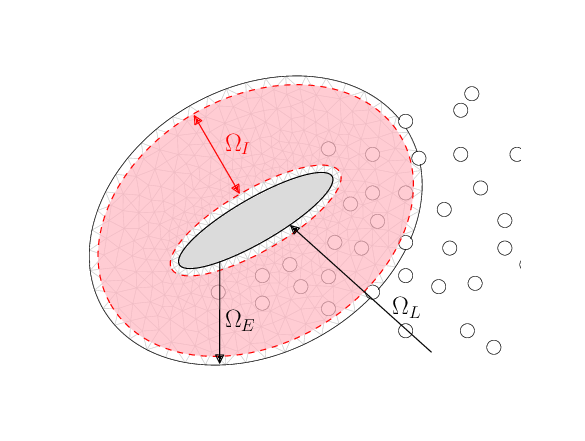

Python code for this plot:
"""

Plot the interpolation algorithm
"""


# Import packages
import numpy as np
import pylab as py
import matplotlib as mpl
from matplotlib import pyplot as plt

#from matplotlib.patches import Polygon
import scipy.interpolate as spinterp
import scipy.io as sio
#from mpl.patches import Polygon

#backends = ['pdf', 'pgf', 'Qt4Agg', 'GTK', 'GTKAgg', 'ps', 'agg', 'cairo', 
#            'MacOSX', 'GTKCairo', 'WXAgg', 'template', 'TkAgg', 'GTK3Cairo', 
#            'GTK3Agg', 'svg', 'WebAgg', 'CocoaAgg', 'emf', 'gdk', 'WX']

plt.ion()
py.close('all')
#py.switch_backend(backends[0])    

#py.ion()
#py.close('all')

# Rotation function
def rotate(xyPolygon,theta=30):
    theta= np.deg2rad(theta)
    return np.dot(np.array([[np.cos(theta), -np.sin(theta)], [np.sin(theta), np.cos(theta)]]),xyPolygon) 


# ----------------------------------------------------------

# Colormap (from carlos)
#colorMapFile = sio.loadmat('./COLORMAP_HOT_COLD.mat')
#colorMapData = colorMapFile['COLORMAP_HOT_COLD']
#colorMapHC = mpl.colors.ListedColormap(zip(colorMapData[:,0],colorMapData[:,1],colorMapData[:,2]))
#colorMapCold = mpl.colors.ListedColormap(zip(colorMapData[:64,0],colorMapData[:64,1],colorMapData[:64,2]))
#colorMapHot = mpl.colors.ListedColormap(zip(colorMapData[64:,0],colorMapData[64:,1],colorMapData[64:,2]))

# Daeninck's colormap
colorMapDaen = {}
colorMapDaen['levels'] = np.hstack((np.linspace(-20,0,11)[:-1], -0.2, 0.2, np.linspace(0,20,11)[1:]))/20.
colorMapDaen['colors'] = np.array([[0,1,180],[0,1,180],[0,0,232],[0,27,255],
                      	        [1,78,254],[0,129,255],[0,180,255],
                        	        [1,231,255],[26,254,227],[77,255,177],
                                   [204,204,254],[255,255,255],[254,204,203],
                                   [180,255,76],[229,255,24],[255,229,0],
                                   [255,178,0],[255,127,0],[255,76,1],
                                   [255,25,1],[230,0,0],[179,1,1],[179,1,1]])/255.
                                   
# Custom colormap
clim = 5     
cmap,norm = mpl.colors.from_levels_and_colors(colorMapDaen['levels']*clim,colorMapDaen['colors'],extend='both')
cmap.set_under('k',1.)

# jet Colormap
colorMap = 'jet'
jetCM = plt.cm.ScalarMappable(cmap=colorMap)
jetCM = jetCM.to_rgba(np.linspace(0,1,256))

# Latex Text
plt.rc('text', usetex=True)
plt.rc('font', family='serif')
# ----------------------------------------------------------


# ----------------------------------------------------------
# Load data

# Load the FE data
dataFE = np.load('dataFE_t4.npz')

# Make references
xFE = dataFE['x']
yFE = dataFE['y']
cellsFE = dataFE['cells']
wFE = dataFE['vorticity']
contourLevelsFE = dataFE['contourLevels']

# ----------------------------------------------------------

# ----------------------------------------------------------
# Define the geometries

# Square
#theta= np.deg2rad(30) # Angle
# Coordinates
xySquare  = np.array([[-1, 1, 1, -1, -1],
                      [-1, -1, 1, 1, -1]])


# Initial set of blobs
xB = np.array([0,0.35,1,1,1.3,1.3,1.3,1.3,1.3,1.6,1.65,1.7,
	       1.8,1.86,1.8,2.1,1.9,2.2,2.2,2.5,2.4,2.31,0.6,
	       0.9,0.8,1,0.6,0.5*1.2,0.5*2.84,0.5*2.09,
	       0.5*0.5,0.5*1.315,-0.4,0.5*3.86,0.5*3.96,0.])*1.25
        
yB = (np.array([1.5,1.2,1.3, -1.2,2,-0.5,-1.8,0.4,1,1.2,-0.2,
		.5,-2,2,-1.2,2.3,-2.3,0,0.5,2,0.8,-1.2,-1.3,
		0.5,-0.3,-0.5,1.6,1.02,-1.13,0.015,0.8,
		0.397,-1*2*-0.65,1.14,-0.59,-1*2.*-0.5])*0.5)*-1.25

# Lagrangian grid
hLagr = 0.3
xLagr = np.arange(-5-hLagr*0.5,5+hLagr+hLagr*0.5,hLagr)
XLagr,YLagr = np.meshgrid(xLagr,xLagr)

# Integrator
beta = np.linspace(-np.pi,np.pi,1000)

# Ellipse
widthSurf = 2.
heightSurf = 2.*0.25
widthFE   = 4.
heigthFE   = 4.*0.75
# Body polygon
xyEllipse = rotate(np.array([0.5*widthSurf*np.cos(beta),
                             0.5*heightSurf*np.sin(beta)]))


# FE mesh boundary polygon
xyBoundsFE = [-2,2,-1.5,1.5]
xyFEBoundary = rotate(np.array([(0.5+np.spacing(1e12))*widthFE*np.cos(beta),
                                (0.5+np.spacing(1e12))*heigthFE*np.sin(beta)]))

# Surface polygon
dSurf = 0.1
xySurfacePoly = rotate(np.array([(0.5*widthSurf+dSurf)*np.cos(beta),
                                 (0.5*heightSurf+dSurf)*np.sin(beta)]))



# Boundary polygon
dBdry = 0.1
xyBoundaryPoly = rotate(np.array([(0.5*widthFE-dBdry)*np.cos(beta),
                                  (0.5*heigthFE-dBdry)*np.sin(beta)]))


xyPanel = rotate(np.array([(0.5*widthSurf+0.3*dSurf)*np.cos(beta),
                           (0.5*heightSurf+0.3*dSurf)*np.sin(beta)]))


# ----------------------------------------------------------

# ----------------------------------------------------------
# Make patches

# Body
#ellipseBody = mpl.patches.Ellipse(xy=[0.,0.], width=wSurf,height=hSurf,angle=30.,
#                                  fill=True,lw=1,facecolor='LightGrey',zorder=100)

# FE mesh boundary
#ellipseFE = mpl.patches.Ellipse(xy=[0.,0.], width=wFE,height=hFE,angle=30.,
                                  #fill=True,lw=0.5,facecolor='None',zorder=3)



# Ellipse
ellipse = mpl.path.Path(xyEllipse.T,closed=True)

ellipseL = mpl.path.Path(xyEllipse.T + np.array([-2.5,0]),closed=True)
ellipseR = mpl.path.Path(xyEllipse.T + np.array([2.5,0]),closed=True)
squareN = mpl.path.Path(np.array([[-1, 1, 1, -1, -1],
                                  [-0.5, -0.5, 0.5, 0.5, -0.5]]).T,closed=True)

# Square Patch
#squarePatch = mpl.patches.PathPatch(square,facecolor='orange',lw=2)
#squarePatch = mpl.patches.PathPatch(square,fill=True,hatch='/',lw=2,rasterized=False,facecolor='w')
#
## Surface Polygon
surface = mpl.path.Path(xySurfacePoly.T,closed=True)
##surfacePatch = mpl.patches.PathPatch(surface,fill=False,lw=2,rasterized=False)
#
## Boundary Polygon
boundary = mpl.path.Path(xyBoundaryPoly.T,closed=True)
##squarePatch = mpl.patches.PathPatch(square,fill=False,hatch='//',lw=2,rasterized=False)
#
## FE Boundary
FEboundary = mpl.path.Path(xyFEBoundary.T,closed=True)
##squarePatch = mpl.patches.PathPatch(square,fill=False,hatch='//',lw=2,rasterized=False)
#
## Interpolation region
interpRegion = mpl.path.Path(vertices=np.concatenate([surface.vertices[::-1], boundary.vertices]),
                             codes=np.concatenate([surface.codes, boundary.codes]))

# ----------------------------------------------------------


# ----------------------------------------------------------
# Calculations

clim = 5
cmap,norm = mpl.colors.from_levels_and_colors(colorMapDaen['levels']*clim,colorMapDaen['colors'],extend='both')


## Determine the cells inside
inside = FEboundary.contains_points(np.vstack((xFE,yFE)).T)
xFEI   = xFE[inside]
yFEI   = yFE[inside]
wFEI   = wFE[inside]

# Determine the cells inside
inside = boundary.contains_points(np.vstack((xB,yB)).T)
xBO    = xB[~inside]
yBO    = yB[~inside]

# Determine the lagrangian nodes inside the interp region
insideS = surface.contains_points(np.vstack((XLagr.flatten(),YLagr.flatten())).T)
insideB = boundary.contains_points(np.vstack((XLagr.flatten(),YLagr.flatten())).T)
insideBoth = np.where(~insideS & insideB)[0]
XL = XLagr.flatten()[insideBoth]
YL = YLagr.flatten()[insideBoth]

# Generate structured grid
#xStructured = np.arange(xyBoundsFE[0]-hLagr*0.5,xyBoundsFE[1]+hLagr*0.5*1.5,hLagr*0.5)
#yStructured = np.arange(xyBoundsFE[2]-hLagr*0.5,xyBoundsFE[3]+hLagr*0.5*1.5,hLagr*0.5)
xStructured = np.arange(xyBoundsFE[0]-hLagr*0.5,xyBoundsFE[1]+hLagr*0.5*1.5,hLagr)
yStructured = np.arange(xyBoundsFE[2]-hLagr*0.5,xyBoundsFE[3]+hLagr*0.5*1.5,hLagr)
xStructured, yStructured = np.meshgrid(xStructured,yStructured)
nStructured = xStructured.shape
xStructured, yStructured = rotate(np.vstack((xStructured.flatten(),yStructured.flatten()))).reshape(2,nStructured[0],nStructured[1])

# Interpolate daa
wStructured = spinterp.griddata(np.vstack((xFEI,yFEI)).T, wFEI, 
                                np.vstack((xStructured.flatten(),
                                           yStructured.flatten())).T).reshape(nStructured[0],nStructured[1])#method='nearest'                                

#masked_array = np.ma.masked_where(np.isnan(wStructured),wStructured)
#wTemp = wStructured.copy()
wStructured[np.isnan(wStructured)] = 0.
#wTemp[np.isnan(wStructured)] = 0.

# Interpolate from Structured grid to blobs
WL = spinterp.griddata(np.vstack((xStructured.flatten(),yStructured.flatten())).T, wStructured.flatten(),
                       np.vstack((XL,YL)).T,method='linear')
                       
selected = np.abs(WL)>0.1

# ----------------------------------------------------------

# ----------------------------------------------------------
# Plot hybrid formation

# Set up plot
fig = py.figure(4)
ax  = fig.add_subplot(111)

# Plot domains:

# Plot Eulerian grid
py.triplot(xFEI,yFEI,color='0.75',lw=0.5,zorder=1)

# Plot ellipse
ax.add_patch(mpl.patches.PathPatch(ellipse,fill=True,lw=1,facecolor='LightGrey',zorder=3))

# Plot blobs
py.scatter(xB+0.075,yB,s=200,c='w',lw=0.5,zorder=4)

# Plot interp-region
col = mpl.collections.PathCollection([interpRegion], lw=0, color='None',facecolor='LightPink', alpha=0.7, zorder=5)
ax.add_collection(col)

# Plot Boundaries:

# Plot Eulerian boundary
py.plot(xyFEBoundary[0],xyFEBoundary[1],'k-',lw=0.5,zorder=2)

# Plot Interpolation region boundaries
py.plot(xySurfacePoly[0],xySurfacePoly[1],  'r--',zorder=6)
py.plot(xyBoundaryPoly[0],xyBoundaryPoly[1],'r--',zorder=6)


# Plot annotation lines

# Interpolation domain
#ax.annotate('$\Omega_{int}$',xy=(0.,0.8),fontsize=25,zorder=10)

# Eulerian domain
ax.annotate('$\Omega_{E}$',xy=(-0.35,-1.25),fontsize=25,zorder=10)
ax.annotate(r'', xy=(xyEllipse[0,150],xyEllipse[1,150]), xycoords='data',fontsize=20,
            xytext=(xyFEBoundary[0,150],xyFEBoundary[1,150]),textcoords='data',
            arrowprops=dict(arrowstyle="<|-", color="k", shrinkA=1, shrinkB=0,
                            patchA=None, patchB=None, connectionstyle="arc3,rad=0.",),zorder=9)

# Eulerian domain
ax.annotate('$\Omega_{L}$',xy=(1.55,-1.1),fontsize=25,zorder=10)
ax.annotate(r'', xy=(xyEllipse[0,300],xyEllipse[1,300]), xycoords='data',fontsize=20,
            xytext=(2,-1.5),textcoords='data',
            arrowprops=dict(arrowstyle="-|>", color="k", shrinkA=1, shrinkB=0,
                            patchA=None, patchB=None, connectionstyle="arc3,rad=0.",),zorder=9)
                            
                            
# Eulerian domain
ax.annotate('$\Omega_{I}$',xy=(-0.35,0.75),fontsize=25,zorder=10,color='r')
ax.annotate(r'', xy=(xySurfacePoly[0,-250],xySurfacePoly[1,-250]), xycoords='data',fontsize=20,
            xytext=(xyBoundaryPoly[0,-250],xyBoundaryPoly[1,-250]),textcoords='data',
            arrowprops=dict(arrowstyle="<|-|>", color="r", shrinkA=1, shrinkB=0,
                            patchA=None, patchB=None, connectionstyle="arc3,rad=0.",),zorder=9)                            


# Axis modifications
py.axis('scaled')
py.axis([-2,3,-2,2])
py.axis('off')


py.savefig('./interpolationDomainExpanded.pdf')
# ----------------------------------------------------------





















# ----------------------------------------------------------
# Plot hybrid formation
'''
fig = py.figure(41)
ax  = fig.add_subplot(111)

# Plot Eulerian grid
py.triplot(rotate(np.vstack((xFEI,yFEI)),-30)[0],
           rotate(np.vstack((xFEI,yFEI)),-30)[1]*0.5,color='0.75',lw=0.5,zorder=1)
# Plot Eulerian boundary
py.plot(xyFEBoundary[0],xyFEBoundary[1]*0.5,'k-',lw=0.5,zorder=2)
# Plot square
ax.add_patch(mpl.patches.PathPatch(squareN,fill=True,hatch='//',lw=1,facecolor='w',zorder=3))
# Plot blobs
xyBlobsTemp = rotate(np.vstack((xB,yB)),-60-30)*0.5
xyBlobsTemp[1] *= 0.5
xyBlobsTemp[1] -= 0.5
xyBlobsTemp = xyBlobsTemp[:,np.abs(xyBlobsTemp[1])>0.7]
xyBlobsTemp = xyBlobsTemp[:,xyBlobsTemp[0]>-0.475]
#xyBlobsTemp[1] -= 0.75
py.scatter(xyBlobsTemp[0],
           -xyBlobsTemp[1],s=600,c='w',lw=1,zorder=4)

# Plot lines
py.plot([-1,1],[0.7,0.7],'k--',lw=1,zorder=5)

py.plot([-1,1],[0.52,0.52],'k-',lw=5,zorder=5)

# Draw arrow
ax.arrow(-0.8,0.7,0,1.0,head_width=0.025,head_length=0.05,fc='k',ec='k',zorder=10)
ax.arrow(-0.7,0.5,0,0.15,head_width=0.025,head_length=0.05,fc='k',ec='k',zorder=10)
ax.arrow(0.7,1.5,0,-1+0.05,head_width=0.025,head_length=0.05,fc='k',ec='k',zorder=3)

# Add text
ax.annotate(r'$\Omega_{E}$', xy=(0.5, 0.55),fontsize=25,zorder=20)
ax.annotate(r'$\Omega_{P}$', xy=(-0.6, 0.55),fontsize=25,zorder=20)
ax.annotate(r'$\Omega_{B}$', xy=(-0.7, 1.25),fontsize=25,zorder=20)
ax.annotate(r'$\gamma(s)$', xy=(0, 0.575),fontsize=20,zorder=20)
ax.annotate(r'$\omega_i$', xy=(0.2, 1.7),fontsize=20,zorder=20)
ax.annotate(r'\textsf{body}$', xy=(-0.4, 0.4),fontsize=15,zorder=20,backgroundcolor='w')

py.axis('scaled')
py.axis([-0.9,0.9,0.35,2])
py.axis('off')
#py.plot([-5,5,5,-5,-5],[-5,-5,5,5,-5],'k--')

py.savefig('./hybrid_domains.pdf')
'''
# ----------------------------------------------------------


# ----------------------------------------------------------
# Plot hybrid formation
'''
fig = py.figure(41)
ax  = fig.add_subplot(111)

# Plot Eulerian grid
py.triplot(rotate(np.vstack((xFEI,yFEI)),-30)[0],
           rotate(np.vstack((xFEI,yFEI)),-30)[1]*0.5,color='0.75',lw=0.5,zorder=1)
# Plot Eulerian boundary
py.plot(xyFEBoundary[0],xyFEBoundary[1]*0.5,'k-',lw=0.5,zorder=2)
# Plot square
ax.add_patch(mpl.patches.PathPatch(squareN,fill=True,hatch='//',lw=1,facecolor='w',zorder=3))
# Plot blobs
xyBlobsTemp = rotate(np.vstack((xB,yB)),-60-30)*0.5
xyBlobsTemp[1] *= 0.5
xyBlobsTemp[1] -= 0.5
xyBlobsTemp = xyBlobsTemp[:,np.abs(xyBlobsTemp[1])>0.7]
xyBlobsTemp = xyBlobsTemp[:,xyBlobsTemp[0]>-0.475]
#xyBlobsTemp[1] -= 0.75
py.scatter(xyBlobsTemp[0],
           -xyBlobsTemp[1],s=600,c='w',lw=1,zorder=4)

# Plot lines
interpRegTemp = mpl.path.Path(np.array([[-1, 1, 1, -1, -1],
                                        [0.7,0.7,1.3,1.3,0.7]]).T,closed=True)


#py.plot([-1,1,1,-1,-1],[0.7,0.7,1.3,1.3,0.7],'k--',lw=1,zorder=5)
ax.add_patch(mpl.patches.PathPatch(interpRegTemp,fill=True,lw=0,facecolor='LightPink', alpha=0.7,zorder=5))
py.plot([-1, 1, 1, -1, -1],[0.7,0.7,1.3,1.3,0.7],'r--',zorder=6)

py.plot([-1,1],[0.52,0.52],'k-',lw=5,zorder=5)

# Draw arrow
ax.annotate("",(-0.7,0.5),(-0.7,0.7),arrowprops={'arrowstyle':'<|-|>','fc':'r','ec':'r'},zorder=20)
ax.annotate("",(-0.7,1.3),(-0.7,1.5),arrowprops={'arrowstyle':'<|-|>','fc':'r','ec':'r'},zorder=20)

# Add text
ax.annotate(r'$\Omega_{P}$', xy=(0.3, 0.55),fontsize=25,zorder=20)
ax.annotate(r'$d_{\mathrm{surf}}\cdot{h}$', xy=(-0.6, 0.57),fontsize=15,zorder=20)
ax.annotate(r'$d_{\mathrm{bdry}}\cdot{h}$', xy=(-0.6, 1.37),fontsize=15,zorder=20)
ax.annotate(r'\textsf{body}$', xy=(-0.4, 0.4),fontsize=15,zorder=20,backgroundcolor='w')

py.axis('scaled')
py.axis([-0.9,0.9,0.35,2])
py.axis('off')

py.savefig('./hybrid_domains_withInterpReg.pdf')
'''

# ----------------------------------------------------------



# ----------------------------------------------------------
# Plot hybrid formation with Eulerina data
'''
fig = py.figure(5)
ax  = fig.add_subplot(111)


# Plot Vorticity
#py.tripcolor(xFEI,yFEI,wFEI,contourLevelsFE,rasterized=True,zorder=1)
py.tripcolor(xFEI,yFEI,wFEI,norm=norm,cmap=cmap,rasterized=True,zorder=1)
py.clim(-clim,clim)
# Plot Eulerian grid
py.triplot(xFEI,yFEI,color='0.75',lw=0.5,zorder=2)
# Plot Eulerian boundary
py.plot(rotate(xyFEBoundary)[0],rotate(xyFEBoundary)[1],'k-',lw=0.5,zorder=3)
# Plot square
ax.add_patch(mpl.patches.PathPatch(square,fill=True,lw=1,facecolor='LightGrey',zorder=4))
# Plot blobs
py.scatter(xB,yB,s=100,c='w',lw=1,zorder=5)

py.axis('scaled')
py.axis([-5,5,-5,5])
py.axis('off')

# Add text
ax.annotate(r'$\partial \Omega_{E}$', xy=(-0.4, 3.75),fontsize=15,zorder=20)
ax.annotate(r'$\partial \Omega_{\mathrm{wall}}$', xy=(-0.8, -0.6),fontsize=15,zorder=20)
ax.annotate(r'$\Omega_{E}$', xy=(-3, 0.5),fontsize=25,zorder=20)
                           

#py.plot([-5,5,5,-5,-5],[-5,-5,5,5,-5],'k--')
py.savefig('./hybridwithData.pdf')
'''
# ----------------------------------------------------------

# ----------------------------------------------------------
# Plot definition of the interpolation region according to stock
'''
fig = py.figure(6)
ax  = fig.add_subplot(111)

# Plot Eulerian grid
py.triplot(xFEI,yFEI,color='0.5',lw=0.5,zorder=1)
# Plot Eulerian boundary
py.plot(xyFEBoundary[0],xyFEBoundary[1],'k-',lw=0.5,zorder=2)


# Plot the bounding box
xyBBOX = np.hstack((np.min(xyBoundaryPoly,axis=1),np.max(xyBoundaryPoly,axis=1)))
py.plot([xyBBOX[0],xyBBOX[2],xyBBOX[2],xyBBOX[0],xyBBOX[0]],
        [xyBBOX[1],xyBBOX[1],xyBBOX[3],xyBBOX[3],xyBBOX[1]],'g:',lw=2)

# Plot square
ax.add_patch(mpl.patches.PathPatch(ellipse,fill=True,lw=1,facecolor='LightGrey',zorder=3))
# Plot blobs
py.scatter(xB,yB,s=100,c='w',lw=1,zorder=4)
# Plot interp-region
#col = mpl.collections.PathCollection([interpRegion], lw=0, color='None',facecolor='LightPink', alpha=0.7, zorder=5)
#ax.add_collection(col)
ax.add_patch(mpl.patches.PathPatch(boundary, lw=0, facecolor='LightPink', alpha=0.7, zorder=5))
# Plot interp region boundary lines
#py.plot(xySurfacePoly[0],xySurfacePoly[1],'r--',zorder=6)
py.plot(xyBoundaryPoly[0],xyBoundaryPoly[1],'r--',zorder=6)

py.axis('scaled')
py.axis([-3,3,-3,3])
py.axis('off')

# Draw arrow
## Add text
#ax.annotate(r'$\partial \Omega_{E}$', xy=(-0.60, 3.75),fontsize=20,zorder=20)
#ax.annotate(r'$\partial \Omega_{p}$', xy=(-0.266, 0.2), xycoords='data',fontsize=20,xytext=(-0.2, 0.6), textcoords='data',
#           arrowprops=dict(arrowstyle="->", color="k", shrinkA=5, shrinkB=5,
#                           patchA=None, patchB=None,
#                           connectionstyle="arc3,rad=0.2",),zorder=20)
#ax.annotate(r'$\partial \Omega_{\mathrm{wall}}$', xy=(-2.5, -0.75),fontsize=20,zorder=20)
#ax.annotate(r'$\partial \Omega_{int}$', xy=(-1.2, -1.3), xycoords='data',fontsize=20,xytext=(-0.4, -0.7), textcoords='data',
#           arrowprops=dict(arrowstyle="->", color="k", shrinkA=5, shrinkB=5,
#                           patchA=None, patchB=None,
#                           connectionstyle="arc3,rad=0.2",),zorder=20)
ax.annotate('', xy=(-1.2, -1.3), xycoords='data',fontsize=20,xytext=(-0.4, -0.7), textcoords='data',
           arrowprops=dict(arrowstyle="->", color="k", shrinkA=5, shrinkB=5,
                           patchA=None, patchB=None,
                           connectionstyle="arc3,rad=0.2",),zorder=20)
ax.text(-0.45,-0.75,r'$\partial \Omega_{int}$',fontsize=20,zorder=20)


#          
#ax.annotate(r'$\{\partial \Omega_{int}\}_{\mathrm{BBOX}}$', xy=(-0.71, 1.57), xycoords='data',fontsize=20,xytext=(-0.25, 2.5), textcoords='data',
#           arrowprops=dict(arrowstyle="->", color="k", shrinkA=5, shrinkB=5,
#                           patchA=None, patchB=None,
#                           connectionstyle="arc3,rad=0.2",),zorder=20)
            
ax.annotate('', xy=(-0.71, 1.57), xycoords='data',fontsize=20,xytext=(-0.1, 2.), textcoords='data',
           arrowprops=dict(arrowstyle="->", color="k", shrinkA=5, shrinkB=5,
                           patchA=None, patchB=None,
                           connectionstyle="arc3,rad=0.2",),zorder=20)
ax.text(-0.1,2.,r'$\{\partial \Omega_{int}\}_{\mathrm{BBOX}}$'   ,fontsize=20,zorder=20)                           
ax.text(-1,1.8,r'$1$',fontsize=15,zorder=20)                           
ax.add_patch(mpl.patches.Circle((-0.93,1.88),0.15,fc='0.8'))
ax.text(-1.4,-0.9,r'$2$',fontsize=15,zorder=20)                           
ax.add_patch(mpl.patches.Circle((-1.34,-0.82),0.15,fc='0.8',zorder=19))

#r     
#ax.annotate(r'$\Omega_{int}$', xy=(-0.6, -1.125),fontsize=25,zorder=20)


#py.plot([-5,5,5,-5,-5],[-5,-5,5,5,-5],'k--')
#
py.savefig('./interpRegion.pdf')
'''
# ----------------------------------------------------------


# ----------------------------------------------------------
# Plot removing particles in the outer polygon 
#
#fig = py.figure(7)
#ax  = fig.add_subplot(111)
#
## Plot Eulerian grid
#py.triplot(xFEI,yFEI,color='0.5',lw=0.5,zorder=1)
## Plot Eulerian boundary
#py.plot(xyFEBoundary[0],xyFEBoundary[1],'k-',lw=0.5,zorder=2)
## Plot square
#ax.add_patch(mpl.patches.PathPatch(ellipse,fill=True,lw=1,facecolor='LightGrey',zorder=3))
## Plot blobs
#py.scatter(xBO,yBO,s=100,c='w',lw=1,zorder=4)
## Plot interp-region
##col = mpl.collections.PathCollection([interpRegion], facecolor='LightPink', alpha=0.8, zorder=10, lw=0)
##ax.add_patch(mpl.patches.PathPatch(interpRegion,fill=True,lw=0,facecolor='Yellow',alpha=0.8,zorder=10)) #Lime, LawnGreen
##ax.add_collection(col)
##ax.set_clip_path(mpl.patches.Polygon(xySurfacePoly.T))
#
##py.plot(rotate(xySurfacePoly)[0],rotate(xySurfacePoly)[1],'r--',zorder=11)
#py.plot(xyBoundaryPoly[0],xyBoundaryPoly[1],'r--',zorder=4)
#
#py.axis('scaled')
#py.axis([-3,3,-3,3])
#py.axis('off')
#py.plot([-5,5,5,-5,-5],[-5,-5,5,5,-5],'k--')
#
#ax.text(-1.4+2.75,-0.9+2.75,r'$3$',fontsize=15,zorder=20)                           
#ax.add_patch(mpl.patches.Circle((-1.34+2.75,-0.82+2.75),0.15,fc='0.8',zorder=19))
#
#py.savefig('./particleRemoved.pdf')

# ----------------------------------------------------------


# ----------------------------------------------------------
# Generating particles inside the interpolation region, onto the Lagrangian grid

#fig = py.figure(8)
#ax  = fig.add_subplot(111)
#
## Plot the lagrangian grid
#py.plot(XLagr,YLagr,alpha=0.5,color='Lime',zorder=1,lw=0.5)
#py.plot(XLagr.T,YLagr.T,alpha=0.5,color='Lime',zorder=1,lw=0.5)
## Plot Eulerian boundary
#py.plot(xyFEBoundary[0],xyFEBoundary[1],'k-',lw=0.5,zorder=2)
## Plot square
#ax.add_patch(mpl.patches.PathPatch(ellipse,fill=True,lw=1,facecolor='LightGrey',zorder=3))
## Plot blobs (outside)
#py.scatter(xBO,yBO,s=80,c='w',lw=1,zorder=4,edgecolor='0.75')
## Plot the blobs inside
#py.scatter(XL,YL,s=80,c='w',lw=1,zorder=4)
## Plot interpolation boundary lines
#py.plot(xySurfacePoly[0],xySurfacePoly[1],'r--',zorder=5)
#py.plot(xyBoundaryPoly[0],xyBoundaryPoly[1],'r--',zorder=5)
#
#py.axis('scaled')
#py.axis([-3,3,-3,3])
#py.axis('off')
#
#py.savefig('./generatedParticles.pdf')

# ----------------------------------------------------------

# ----------------------------------------------------------
# Interpolate the mesh data from FE to structured grid

#fig = py.figure(9)
#ax  = fig.add_subplot(111)
#
## Plot mesh
#py.triplot(xFEI-2.5,yFEI,'-',color='0.5',lw=0.5,zorder=1)
## Plot square
#ax.add_patch(mpl.patches.PathPatch(ellipseL,fill=True,lw=0,facecolor='LightGrey',edgecolor='None',zorder=2))
#ax.add_patch(mpl.patches.PathPatch(ellipseR,fill=True,lw=0,facecolor='LightGrey',edgecolor='None',zorder=2))
## Plot the structured grid
#py.plot(xStructured+2.5,yStructured,'-',color='0.5',zorder=1,lw=0.5)
#py.plot(xStructured.T+2.5,yStructured.T,'-',color='0.5',zorder=1,lw=0.5)
#
## Add annotation
#ax.annotate("", xy=(2, 1.75), xycoords='data',xytext=(-1.5, 1.75), textcoords='data',
#            arrowprops=dict(arrowstyle="->", color="k", shrinkA=5, shrinkB=5,
#                            patchA=None, patchB=None,
#                            connectionstyle="arc3,rad=-0.5",),)
#
#py.axis('scaled')
#py.axis([-5,5,-4,4])
#py.axis('off')
##py.plot([-10,10,10,-10,-10],[-5,-5,6,6,-5],'k--')
#
#py.savefig('./interpolation_FE2StructuredGrid.pdf')

# ----------------------------------------------------------


# ----------------------------------------------------------
# Interpolate the mesh data from FE to structured grid

#fig = py.figure(91)
#ax  = fig.add_subplot(111)
#
## Plot mesh
#py.triplot(xFEI,yFEI,'-',color='silver',lw=0.5,zorder=1)
## Plot square
#ax.add_patch(mpl.patches.PathPatch(ellipse,fill=True,lw=0,facecolor='LightGrey',edgecolor='None',zorder=2))
## Plot the structured grid
#py.plot(xStructured,yStructured,'-',color='LightCoral',zorder=1,lw=0.5)
#py.plot(xStructured.T,yStructured.T,'-',color='LightCoral',zorder=1,lw=0.5)
#
## Add annotation
##ax.annotate("", xy=(2, 1.75), xycoords='data',xytext=(-1.5, 1.75), textcoords='data',
##            arrowprops=dict(arrowstyle="->", color="k", shrinkA=5, shrinkB=5,
#                            #patchA=None, patchB=None,
#                            #connectionstyle="arc3,rad=-0.5",),)
#
## Draw xis
##ax.arrow(xStructured[0,0],yStructured[0,0],rotate([0.,0.5])[0],rotate([0.,0.5])[1],head_width=0.1,head_length=0.1,fc='k',ec='k',zorder=10,lw='0.5')
##ax.arrow(xStructured[0,0],yStructured[0,0],rotate([0.5,0.])[0],rotate([0.5,0.])[1],head_width=0.1,head_length=0.1,fc='k',ec='k',zorder=10,lw='0.5')
#
#ax.arrow(0.,0.,rotate([0.,0.5])[0],rotate([0.,0.5])[1],head_width=0.1,head_length=0.1,fc='k',ec='k',zorder=10,lw='0.5')
#ax.arrow(0.,0.,rotate([0.5,0.])[0],rotate([0.5,0.])[1],head_width=0.1,head_length=0.1,fc='k',ec='k',zorder=10,lw='0.5')
#
#
#py.axis('scaled')
#py.axis([-3,3,-3,3])
#py.axis('off')
#
#py.plot(xStructured[0,0],yStructured[0,0],'ko')
#py.plot([xStructured[0,0], xStructured[0,0]+2.],[yStructured[0,0],yStructured[0,0]],'k--',lw=0.5)
#
#
#ax.annotate(r'$(x_o,y_o)_{str}$', xy=(xStructured[0,0]-0.4, yStructured[0,0]-0.3),fontsize=12,zorder=20)
#ax.annotate(r'$\theta_{\mathrm{loc}}$', xy=(0.55, -2.2),fontsize=12,zorder=20)
##ax.annotate(r"$y'$", xy=rotate([-0.25, 0.9])+2.,fontsize=13,zorder=20)
##ax.annotate(r"$x'$", xy=rotate([0.65, -0.15])+([xStructured[0,0], yStructured[0,0]]),fontsize=13,zorder=20)
##ax.annotate(r"$y'$", xy=rotate([-0.3, 0.5])+([xStructured[0,0], yStructured[0,0]]),fontsize=13,zorder=20)
#ax.annotate(r"$x'$", xy=rotate([0.5, -0.15]),fontsize=13,zorder=20)
#ax.annotate(r"$y'$", xy=rotate([-0.3, 0.5]),fontsize=13,zorder=20)
#
#ax.annotate("", xy=(xStructured[0,0]+1.5, yStructured[0,0]), xycoords='data',xytext=(xStructured[0,0]+1.5-0.25, yStructured[0,0]+0.75), textcoords='data',
#            arrowprops=dict(arrowstyle="<|-|>", color="k", shrinkA=5, shrinkB=5,
#                            patchA=None, patchB=None,
#                            connectionstyle="arc3,rad=-0.2",),)
#
#
#py.plot([-3,3,3,-3,-3],[-3,-3,3,3,-3],'k--')

#py.savefig('./interpolation_FE2andStructuredGrid.pdf')

# ----------------------------------------------------------



# ----------------------------------------------------------
# Interpolate the mesh data from FE to structured grid
'''
fig = plt.figure(10)
ax  = fig.add_subplot(111)

# Plot Vorticity on FE
##py.tripcolor(xFEI-5,yFEI,wFEI,contourLevelsFE,rasterized=True,zorder=1,cmap=colorMapHC)
plt.tripcolor(xFEI-2.5,yFEI,wFEI,norm=norm,cmap=cmap,rasterized=True,zorder=1,shading='gouraud')
plt.clim(-5,5)

# Plot vorticity on structureed
#py.pcolormesh(xStructured+5,yStructured,wStructured,rasterized=True,zorder=1,cmap=colorMapHC)
#wStructuredPlot = np.ma.masked_where(np.isnan(wStructured),wStructured)
plt.pcolormesh(xStructured+2.5,yStructured,wStructured,rasterized=True,zorder=1,cmap=cmap,norm=norm,shading='gouraud')
#py.pcolor(xStructured+2.5,yStructured,wStructured,rasterized=True,zorder=1,cmap=cmap,norm=norm,edgecolor=wStructured.flatten(),shading='gouraud')
plt.clim(-5,5)  

## Plot mesh
plt.triplot(xFEI-2.5,yFEI,'-',color='0.75',lw=0.5,zorder=2)
#
## Plot the structured grid
plt.plot(xStructured+2.5,yStructured,'-',color='0.75',zorder=2,lw=0.5)
plt.plot(xStructured.T+2.5,yStructured.T,'-',color='0.75',zorder=2,lw=0.5)
#
## Plot square
ax.add_patch(mpl.patches.PathPatch(ellipseL,fill=True,facecolor='LightGrey',edgecolor='None',zorder=3))
ax.add_patch(mpl.patches.PathPatch(ellipseR,fill=True,facecolor='LightGrey',edgecolor='None',zorder=3))
#
## Add annotation
ax.annotate("", xy=(2, 1.75), xycoords='data',xytext=(-1.5, 1.75), textcoords='data',
            arrowprops=dict(arrowstyle="->", color="k", shrinkA=5, shrinkB=5,
                            patchA=None, patchB=None,
                            connectionstyle="arc3,rad=-0.5",),)
#
plt.axis('scaled')
plt.axis([-5.5,5.5,-4,4])
plt.axis('off')
#
## Plot Eulerian boundary
#py.plot(xyFEBoundary[0]+2.5,xyFEBoundary[1],'k-',lw=0.5,zorder=2)
#py.plot(xyFEBoundary[0]-2.5,xyFEBoundary[1],'k-',lw=0.5,zorder=2)
## Plot interp region boundary lines
#py.plot(xySurfacePoly[0]+2.5,xySurfacePoly[1],'r--',zorder=6)
#py.plot(xySurfacePoly[0]-2.5,xySurfacePoly[1],'r--',zorder=6)
#
#py.plot(xyBoundaryPoly[0]+2.5,xyBoundaryPoly[1],'r--',zorder=6)
#py.plot(xyBoundaryPoly[0]-2.5,xyBoundaryPoly[1],'r--',zorder=6)
#
#
#
#ax.annotate(r'$\omega$', xy=(-2.2,2),fontsize=20,zorder=20)
#ax.annotate(r'$\hat{\omega}$', xy=(2.2,2),fontsize=20,zorder=20)
#ax.annotate(r'$W$', xy=(0.,3),fontsize=20,zorder=20)


#py.savefig('./interpolation_FE2StructuredGrid_withData.pdf')
'''
# ----------------------------------------------------------


# ----------------------------------------------------------
# Interpolate the mesh data from structured grid to blobs


# Plot hybrid eulerian
#fig = py.figure(11)
#ax  = fig.add_subplot(111)
#
## Plot vorticity on structured
#py.pcolormesh(xStructured-2.5,yStructured,wStructured,rasterized=True,zorder=1,cmap=cmap,norm=norm)
#py.clim(-5,5)         
#
## Plot the structured grid
#py.plot(xStructured-2.5,yStructured,'-',color='0.75',zorder=2,lw=0.5)
#py.plot(xStructured.T-2.5,yStructured.T,'-',color='0.75',zorder=2,lw=0.5)
#
## Plot interp region boundary lines
#py.plot(xySurfacePoly[0]-2.5,xySurfacePoly[1],'r--',zorder=6)
#py.plot(xyBoundaryPoly[0]-2.5,xyBoundaryPoly[1],'r--',zorder=6)
#py.plot(xyFEBoundary[0]-2.5,xyFEBoundary[1],'k-',zorder=6)
#
#
## Plot square
#ax.add_patch(mpl.patches.PathPatch(ellipseL,fill=True,facecolor='LightGrey',edgecolor='None',zorder=3))
#ax.add_patch(mpl.patches.PathPatch(ellipseR,fill=True,facecolor='LightGrey',lw=1,zorder=3))
#
## Plot blobs (outside)
#py.scatter(xBO+2.5,yBO,s=80*0.5,c='w',lw=1,edgecolor='0.75',zorder=4)
#
## Plot the blobs inside
#py.scatter((XL+2.5)[selected],YL[selected],s=80*0.5,c=WL[selected],lw=1,zorder=4,cmap=cmap,norm=norm)
#py.clim(-5,5)
#
## Add annotation
#ax.annotate("", xy=(2, 1.75), xycoords='data',xytext=(-1.5, 1.75), textcoords='data',
#            arrowprops=dict(arrowstyle="->", color="k", shrinkA=5, shrinkB=5,
#                            patchA=None, patchB=None,
#                            connectionstyle="arc3,rad=-0.5",),)
#
## Plot Eulerian boundary
#py.plot(xyFEBoundary[0]+2.5,xyFEBoundary[1],'k-',zorder=2)
#
#py.axis('scaled')
#py.axis([-5.5,5.5,-4,4])
#py.axis('off')
#
## Plot interp region boundary lines
#py.plot(xySurfacePoly[0]+2.5,xySurfacePoly[1],'r--',zorder=10)
#py.plot(xyBoundaryPoly[0]+2.5,xyBoundaryPoly[1],'r--',zorder=6)
#
#ax.annotate(r'$\hat{\omega}$', xy=(-3.,1.9),fontsize=22,zorder=20)
#ax.annotate(r'$\hat{\omega}h^2$', xy=(0.,3),fontsize=20,zorder=20)
#ax.annotate(r'$\alpha_i$', xy=(2.2,1.9),fontsize=22,zorder=20)
#

#py.savefig('./interpolation_StructuredGrid2Blobs.pdf')

# ----------------------------------------------------------

# ----------------------------------------------------------
# Plot mesh
#
#fig = py.figure(991)
#ax  = fig.add_subplot(111)
#
## Determine the cells inside
#outside = boundary.contains_points(np.vstack((xFEI,yFEI)).T)
#xFEO   = xFEI[~outside]
#yFEO   = yFEI[~outside]
#wFEO   = wFEI[~outside]
#
#
#py.plot(xFEO,yFEO,'r.',zorder=3,label=r'FE boundary nodes')
##py.legend(loc=2,numpoints=1)#r'$\mathbf{x} \in \partial \Omega_E$'
#
## Plot mesh
#py.triplot(xFEI,yFEI,'-',color='silver',lw=0.5,zorder=1)
#
## Plot square
#ax.add_patch(mpl.patches.PathPatch(ellipse,fill=True,lw=0,facecolor='LightGrey',edgecolor='None',zorder=2))
#
#
#
#vy = np.random.randn(1,xFEO.shape[0])
#vx = np.ones(xFEO.shape)
#vy *= 0.25
##py.quiver(xFEO,yFEO,vx-np.abs(wFEO),wFEO*0.25,lw=(0.01,),headaxislength=2)
#
#
## Plot interp region boundary lines
##py.plot(xySurfacePoly[0],xySurfacePoly[1],'r--',zorder=6)
##py.plot(xyBoundaryPoly[0],xyBoundaryPoly[1],'r--',zorder=6)
#py.plot(xyFEBoundary[0],xyFEBoundary[1],'k-',lw=0.5,zorder=2)
## Plot blobs (outside)
#py.scatter(xBO,yBO,s=80*0.5,c='w',lw=1,zorder=4,label=r'')
#
## Plot the blobs inside
##py.scatter((XL)[selected],YL[selected],s=80*0.5,c=WL[selected],lw=1,zorder=4,cmap=cmap,norm=norm)
#py.scatter((XL)[selected],YL[selected],s=80*0.5,c='w',lw=1,zorder=4)
#py.clim(-5,5)
#
#
#
#py.axis('scaled')
#py.axis([-3,3,-3,3])
#py.axis('off')
#
##py.savefig('eulerianDirichletBC.pdf')

# ----------------------------------------------------------

# ----------------------------------------------------------
# Plot the local orientation

#fig = py.figure()
#ax  = fig.add_subplot(111)
#
#py.plot(rotate(xyEllipse,theta=-30.)[0],rotate(xyEllipse,theta=-30.)[1],color='0.5',lw=1.5)
## Draw arrow
#ax.arrow(0.,0.,0,1.2,head_width=0.05,head_length=0.05,fc='k',ec='k',zorder=10,lw='0.5')
#ax.arrow(0.,0.,1.2,0.,head_width=0.05,head_length=0.05,fc='k',ec='k',zorder=10,lw='0.5')
#py.plot(0.,0.,'ko')
#ax.annotate(r'$(x_o,y_o)$', xy=(-0.3, -0.15),fontsize=12,zorder=20)
#ax.annotate(r"$x'$", xy=(-0.2, 1.1),fontsize=15,zorder=20)
#ax.annotate(r"$y'$", xy=(1.1, -0.2),fontsize=15,zorder=20)
#
#py.axis('scaled')
##py.axis([-1.5,1.5,-1.5,1.5])
#py.axis([-2,2,-2,2])
#py.axis('off')
#
##py.plot([-2,2,2,-2,-2],[-2,-2,2,2,-2],'k--')
#
#py.savefig('./localOrientation.pdf')

#ax.arrow(-0.7,0.5,0,0.15,head_width=0.025,head_length=0.05,fc='k',ec='k',zorder=10)
#ax.arrow(0.7,1.5,0,-1+0.05,head_width=0.025,head_length=0.05,fc='k',ec='k',zorder=3)


# ----------------------------------------------------------


# ----------------------------------------------------------
# Plot the local orientation

#fig = py.figure()
#ax  = fig.add_subplot(111)
#
#py.plot(xyEllipse[0]+2,xyEllipse[1]+2,color='0.5',lw=1.5)
#py.plot([2., 3.],[2.,2.],'k--',lw=0.5)
## Draw arrow
#ax.arrow(2.,2.,rotate([0.,1.])[0],rotate([0.,1.])[1],head_width=0.05,head_length=0.05,fc='k',ec='k',zorder=10,lw='0.5')
#ax.arrow(2.,2.,rotate([1.2,0.])[0],rotate([1.2,0.])[1],head_width=0.05,head_length=0.05,fc='k',ec='k',zorder=10,lw='0.5')
#
#ax.arrow(0.,-0.5,0.,3.5,head_width=0.1,head_length=0.1,fc='k',ec='k',zorder=10,lw='0.5')
#ax.arrow(-0.5,0.,3.5,0.,head_width=0.1,head_length=0.1,fc='k',ec='k',zorder=10,lw='0.5')
#
#ax.arrow(0.,0.,1.9,1.9,head_width=0.075,head_length=0.075,fc='k',ec='k',zorder=10)
#
#py.plot(2.,2.,'ko')
#ax.annotate(r'$(x_o,y_o)$', xy=(2.1, 1.6),fontsize=12,zorder=20)
#ax.annotate(r'$\theta_{\mathrm{loc}}$', xy=(3.1, 2.2),fontsize=12,zorder=20)
#ax.annotate(r"$y'$", xy=rotate([-0.25, 0.9])+2.,fontsize=13,zorder=20)
#ax.annotate(r"$x'$", xy=rotate([1., 0.15])+2.,fontsize=13,zorder=20)
#ax.annotate(r"$x$", xy=(2.8, -0.2),fontsize=17,zorder=20)
#ax.annotate(r"$y$", xy=(-0.2, 2.8),fontsize=17,zorder=20)
#
#py.axis('scaled')
#py.axis([-1,4,-1,4])
#py.axis('off')
#
#
#ax.annotate("", xy=(3., 2.), xycoords='data',xytext=(2.9, 2.5), textcoords='data',
#            arrowprops=dict(arrowstyle="<|-|>", color="k", shrinkA=5, shrinkB=5,
#                            patchA=None, patchB=None,
#                            connectionstyle="arc3,rad=-0.2",),)
#
##py.plot([-.5,3.5,3.5,-.5,-.5],[-.5,-.5,3.5,3.5,-.5],'k--')
#py.savefig('./globalOrientation.pdf')


# ----------------------------------------------------------


# ----------------------------------------------------------
# Interpolation
#
#
#fig = py.figure(figsize=(16,8))
#ax  = fig.add_subplot(111)
#
#
#xGrid = np.arange(0,1+0.2,0.2)
#xGrid, yGrid = np.meshgrid(xGrid,xGrid)
#nGrid = xGrid.shape
#xGrid, yGrid = rotate(np.vstack((xGrid.flatten(),yGrid.flatten()))).reshape(2,nGrid[0],nGrid[1])
#
#
## Plot the structured grid
#py.plot(xGrid,yGrid,'-',c='k',zorder=1,lw=0.5)
#py.plot(xGrid.T,yGrid.T,'-',c='k',zorder=1,lw=0.5)
#
## Points
#py.plot(rotate([0.7,0.7])[0],rotate([0.7,0.7])[1],'o',c='royalblue',zorder=1,lw=1,ms=7,)
##py.plot(rotate([0.6,0.6])[0],rotate([0.6,0.6])[1],'ro',zorder=1,lw=1,mec='r')
#py.plot(rotate([0.6,0.6])[0],rotate([0.6,0.6])[1],'r.',zorder=1,lw=1)
#py.plot(rotate([0.,0.6])[0],rotate([0.,0.6])[1],'r.',zorder=1,lw=1)
#py.plot(0.,0.,'ko',zorder=1,lw=1,ms=5)
#py.plot(rotate([0.6,0.])[0],rotate([0.6,0.])[1],'r.',zorder=1,lw=1)
#py.plot(rotate(np.array([[0.6,0.6],[0.,0.6]]))[0],rotate(np.array([[0.6,0.6],[0.,0.6]]))[1],'r--',zorder=1,lw=2)
#py.plot(rotate(np.array([[0.,0.6],[0.6,0.6]]))[0],rotate(np.array([[0.,0.6],[0.6,0.6]]))[1],'r--',zorder=1,lw=2)
#py.plot([0., 0.5],[0.,0.],'k--',lw=0.5)
#
## Draw axis
#ax.arrow(0.,0.,rotate([0.,0.4])[0],rotate([0.,0.4])[1],head_width=0.03,head_length=0.03,fc='k',ec='k',zorder=10,lw='0.5')
#ax.arrow(0.,0.,rotate([0.4,0.])[0],rotate([0.4,0.])[1],head_width=0.03,head_length=0.03,fc='k',ec='k',zorder=10,lw='0.5')
#
#
#ax.add_patch(mpl.patches.Rectangle(rotate([0.6,0.6]),0.2,0.2,ec='None',fc='LightPink',angle=30.,zorder=1))
#
#
## Texts
#ax.annotate(r'${\mathbf{x}_o}$', xy=(-0.05, -0.1),fontsize=18,zorder=20)
#ax.annotate(r'${\mathbf{x}_i}$', xy=rotate([0.72, 0.65]),fontsize=18,zorder=20)
#ax.annotate(r"$\hat{\jmath}$", xy=rotate([-0.075, 0.6]),fontsize=15,zorder=20)
#ax.annotate(r"$\hat{\jmath}+1$", xy=rotate([-0.15, 0.8]),fontsize=15,zorder=20)
#ax.annotate(r"$\hat{\imath}$", xy=rotate([0.6, -0.05]),fontsize=15,zorder=20)
#ax.annotate(r"$\hat{\imath}+1$", xy=rotate([0.8, -0.05]),fontsize=15,zorder=20)
#ax.annotate(r'$\theta_{\mathrm{loc}}$', xy=(0.32, 0.025),fontsize=18,zorder=20)
#
#
## Arrow
#ax.annotate("", xy=(0.3, 0.), xycoords='data',xytext=(0.25, 0.16), textcoords='data',
#            arrowprops=dict(arrowstyle="<|-", color="k", shrinkA=5, shrinkB=5,
#                            patchA=None, patchB=None,
#                            connectionstyle="arc3,rad=-0.2",),)
#
#
## Arrow
#ax.annotate("", xy=(1.5, 1.15), xycoords='data',xytext=rotate([0.8, 0.8]), textcoords='data',
#            arrowprops=dict(arrowstyle="-|>", color="k", shrinkA=5, shrinkB=5,
#                            patchA=None, patchB=None,ec='r',fc='r',
#                            connectionstyle="arc3,rad=-0.5",),)
#
## Plot number 2
#
## Box
#py.plot([1.5,2.5,2.5,1.5,1.5],[0.25,0.25,1.25,1.25,0.25],'k')
#py.plot(2.2,0.8,'.',c='royalblue',zorder=10,ms=20)
#
## Points
#py.plot([1.5,2.5,2.5,1.5,1.5],[0.25,0.25,1.25,1.25,0.25],'k.',ms=10)
#py.plot([1.5,2.2],[0.8,0.8],'k--',lw=1)
#py.plot([2.2,2.2],[0.25,0.8],'k--',lw=1)
#
## Texts
#ax.annotate(r'$\hat{x}$', xy=(0.5*(1.5+2.2), 0.85),fontsize=25,zorder=20)
#ax.annotate(r'$\hat{y}$', xy=(2.25, 0.5*(0.25+0.8)),fontsize=25,zorder=20)
#ax.annotate(r'$\omega_1$', xy=(1.5-0.1, 0.25-0.1),fontsize=30,zorder=20)
#ax.annotate(r'$\omega_2$', xy=(2.5+0.025, 0.25-0.1),fontsize=30,zorder=20)
#ax.annotate(r'$\omega_3$', xy=(2.5+0.025, 1.25+0.05),fontsize=30,zorder=20)
#ax.annotate(r'$\omega_4$', xy=(1.5-0.1, 1.25+0.05),fontsize=30,zorder=20)
#ax.annotate(r'$\Delta x$', xy=(2, -0.0),fontsize=20,zorder=25)
#ax.annotate(r'$\Delta y$', xy=(2.75, 0.5*(0.25+1.25)),fontsize=25,zorder=20)
#
## Delta arrows
#ax.annotate("", xy=(2.5+0.2, 0.25), xycoords='data',
#                xytext=(2.5+0.2, 1.25), textcoords='data',
#            arrowprops=dict(arrowstyle="<|-|>",lw=2,
#                            connectionstyle="arc3",ec='k',fc='k'),
#            )
#            
#ax.annotate("", xy=(1.5, 0.1), xycoords='data',
#                xytext=(2.5, 0.1), textcoords='data',
#            arrowprops=dict(arrowstyle="<|-|>",lw=2,
#                            connectionstyle="arc3",ec='k',fc='k'),
#            )
#            
#
#py.axis('scaled')
#py.axis([-0.75,3,-0.25,1.5])
#py.axis('off')
#
#
##py.plot([-.5,3.5,3.5,-.5,-.5],[-.5,-.5,3.5,3.5,-.5],'k--')
#py.savefig('./interpolationManual.pdf')


# ----------------------------------------------------------
